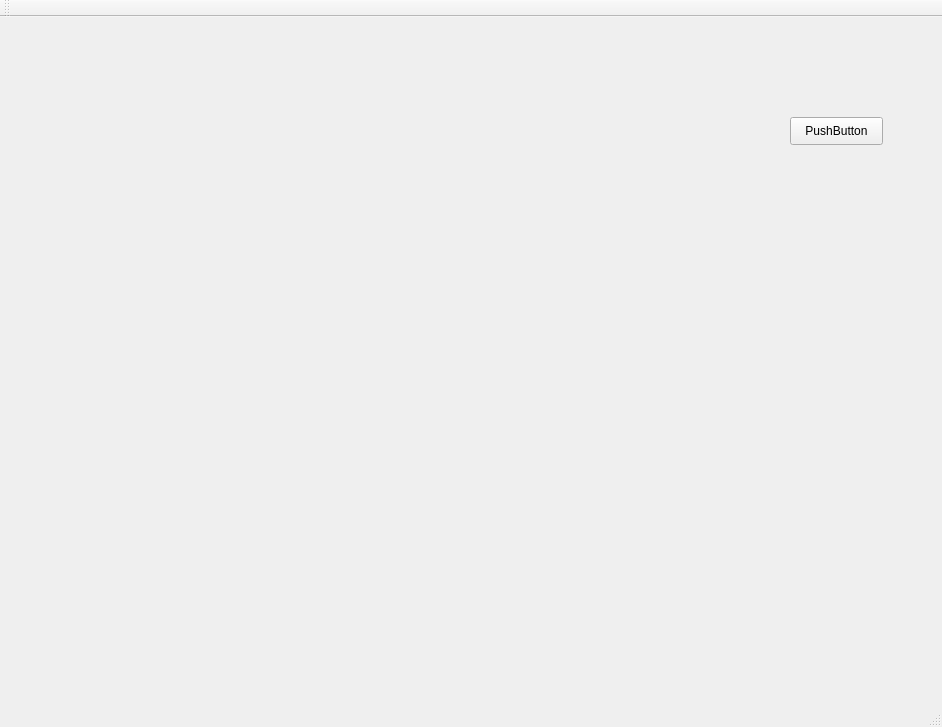
<?xml version="1.0" encoding="UTF-8"?>
<ui version="4.0">
 <class>MainWindow</class>
 <widget class="QMainWindow" name="MainWindow">
  <property name="geometry">
   <rect>
    <x>0</x>
    <y>0</y>
    <width>942</width>
    <height>727</height>
   </rect>
  </property>
  <property name="windowTitle">
   <string>MainWindow</string>
  </property>
  <widget class="QWidget" name="centralWidget">
   <widget class="InteractiveView" name="graphicsView" native="true">
    <property name="geometry">
     <rect>
      <x>20</x>
      <y>30</y>
      <width>711</width>
      <height>601</height>
     </rect>
    </property>
   </widget>
   <widget class="QPushButton" name="pushButton">
    <property name="geometry">
     <rect>
      <x>790</x>
      <y>100</y>
      <width>93</width>
      <height>28</height>
     </rect>
    </property>
    <property name="text">
     <string>PushButton</string>
    </property>
   </widget>
  </widget>
  <widget class="QMenuBar" name="menuBar">
   <property name="geometry">
    <rect>
     <x>0</x>
     <y>0</y>
     <width>942</width>
     <height>26</height>
    </rect>
   </property>
  </widget>
  <widget class="QToolBar" name="mainToolBar">
   <attribute name="toolBarArea">
    <enum>TopToolBarArea</enum>
   </attribute>
   <attribute name="toolBarBreak">
    <bool>false</bool>
   </attribute>
  </widget>
  <widget class="QStatusBar" name="statusBar"/>
 </widget>
 <layoutdefault spacing="6" margin="11"/>
 <customwidgets>
  <customwidget>
   <class>InteractiveView</class>
   <extends>QWidget</extends>
   <header>interactiveview.h</header>
   <container>1</container>
  </customwidget>
 </customwidgets>
 <resources/>
 <connections/>
</ui>
